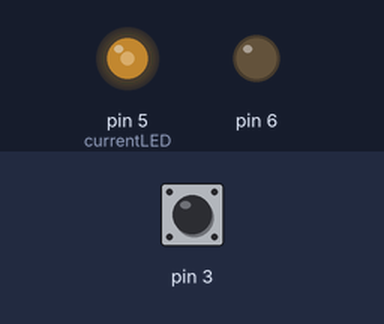
Simulated run of this sketch. Board: Arduino Uno, built with avr-gcc and run on an emulated ATmega328P. Shown: output pins drawn as LEDs (lit = HIGH). The inputs (shaded band) are chosen by the test bench; at power-on: pin 3 HIGH.

Above: at 1.2 s.
1.3 s: pin 3 pulled LOW for 0.15 s
At 1.65 s:
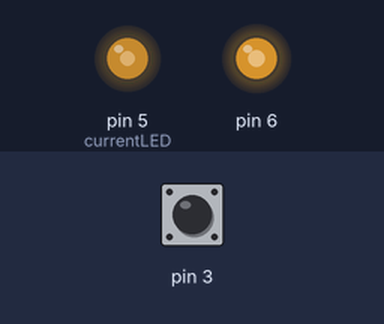
4.3 s: pin 3 pulled LOW for 1 s
At 4.65 s:
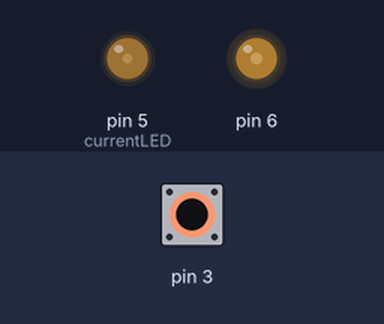
7.3 s: pin 3 pulled LOW for 0.15 s
At 7.65 s:
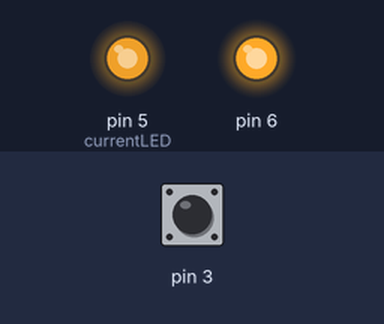
10.3 s: pin 3 pulled LOW for 3.2 s
At 10.66 s:
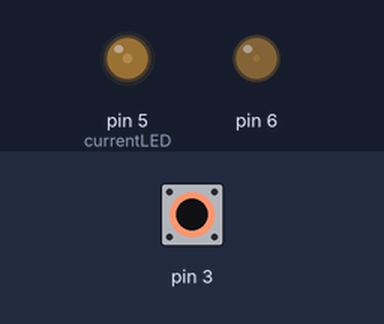
15.0 s: pin 3 pulled LOW for 0.15 s
At 16.96 s:
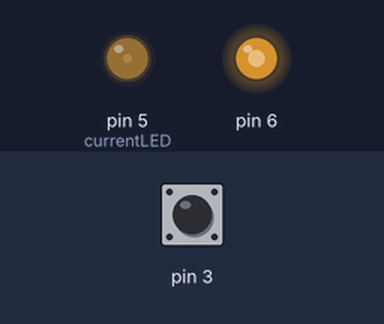
18.1 s: pin 3 pulled LOW for 1 s
At 18.77 s:
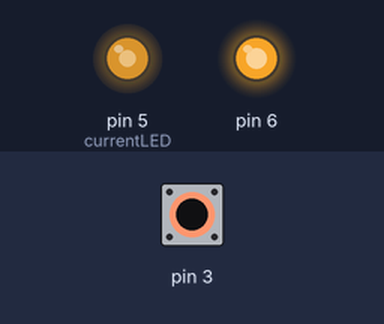
Timing chart, 0 to 23.1 s (numbered marks = the images above; inputs shaded):
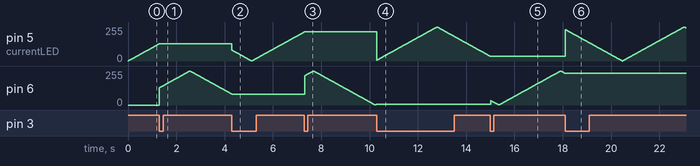

The sketch:

External_Interrupt.ino
```cpp
// Include the required Wire library for I2C
int LED1 = 5;
int LED2 = 6;
// Set a variable which we can change in the interrupt function
volatile int currentLED = LED1;
void setup(){
// Set the button pin as an input with PULL UP resistor
pinMode(3, INPUT_PULLUP);
// Attach an interrupt to that pin which corresponds to interrupt 1
// It will trigger when the input signals is FALLING
attachInterrupt(1, changeLED, FALLING);
}
// Function that is being triggered by the interrupt
void changeLED(){
if (currentLED == LED1) currentLED = LED2;
else currentLED = LED1;
}
void loop(){
// Fade In
for (int i = 0; i < 256; i++){
  analogWrite(currentLED, i);
  delay(10);
}
// Fade Out
for (int i = 255; i > 0; i--){
  analogWrite(currentLED, i);
  delay(10);
 }
}
```

Measured:
- after the input at 1.3 s, pin 5 (currentLED): stays 129/255 (without the input it goes to 130/255 after 0.00 s); pin 6: rises from 0/255 to 255/255 in 1.3 s, then falls to 82/255 in 1.7 s
- after the input at 4.3 s, pin 6: stops changing and stays 82/255
- after the input at 7.3 s, pin 5 (currentLED): stops changing and stays 218/255
- after the input at 10.3 s, pin 6: stays 6/255 (without the input it goes to 7/255 after 0.00 s)
- after the input at 15.0 s, pin 5 (currentLED): stops changing and stays 35/255
- after the input at 18.1 s, pin 6: stops changing and stays 237/255
